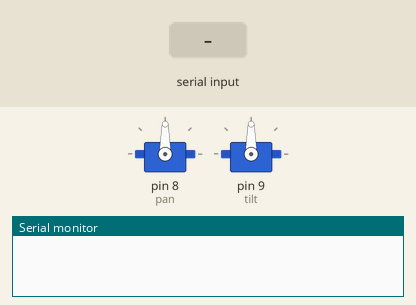
A sketch run on a simulated Arduino Uno, built with avr-gcc and run on an emulated ATmega328P. Shown: 2 × servo, the last lines printed to the serial monitor. The test bench sets the inputs (shaded band).

Above: at 1.2 s.
1.3 s: "d" received over Serial
At 1.76 s:
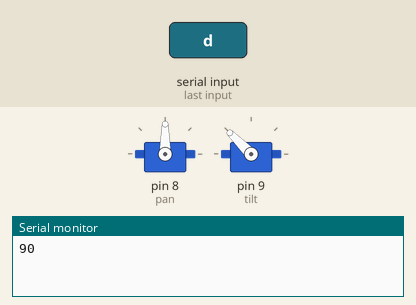
At 3.2 s:
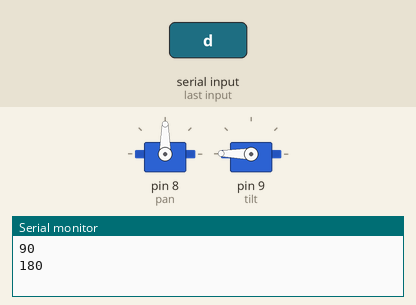
3.6 s: "l" received over Serial
At 5.0 s:
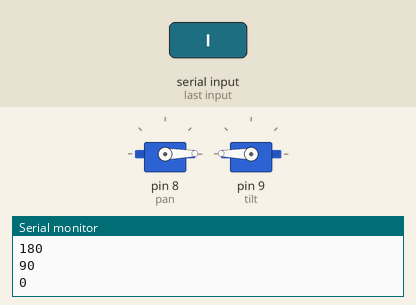
5.9 s: "u" received over Serial
8.3 s: "r" received over Serial
10.7 s: "u" received over Serial
At 11.6 s:
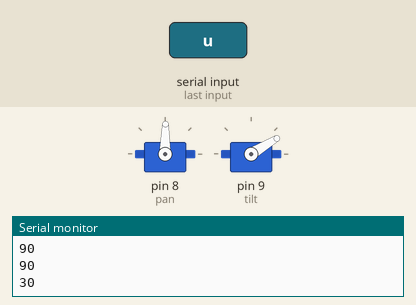
12.8 s: "l" received over Serial
Timing chart, 0 to 15.8 s (numbered marks = the images above; inputs shaded):
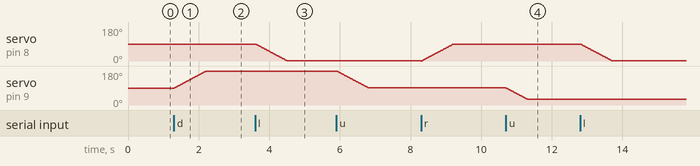

The sketch:

robotarm2.ino
```cpp
#include <Servo.h>

Servo pan;
Servo tilt;

char input = 0;
int pan_pos = 90;
int tilt_pos = 90;

void setup() {
  pan.attach(8);
  tilt.attach(9);
  pan.write(pan_pos);
  tilt.write(tilt_pos);

  Serial.begin(9600);
}

void loop() {
  if (Serial.available() > 0) {
    input = Serial.read();

    if (input == 'd') {
      Serial.println(tilt_pos);
      if (tilt_pos == 90) {
        for (tilt_pos; tilt_pos < 180; tilt_pos += 1) {
          tilt.write(tilt_pos);
          delay(10);
        }
      }
      else if (tilt_pos == 30) {
        for (tilt_pos; tilt_pos < 90; tilt_pos += 1) {
          tilt.write(tilt_pos);
          delay(10);
        }
      }
      Serial.println(tilt_pos);
    }

    else if (input == 'u') {
      Serial.println(tilt_pos);
      if (tilt_pos == 180) {
        for (tilt_pos; tilt_pos > 90; tilt_pos -= 1) {
          tilt.write(tilt_pos);
          delay(10);
        }
      }
      else if (tilt_pos == 90) {
        for (tilt_pos; tilt_pos > 30; tilt_pos -= 1) {
          tilt.write(tilt_pos);
          delay(10);
        }
      }
      Serial.println(tilt_pos);
    }

    else if (input == 'l') {
      Serial.println(pan_pos);
      if (pan_pos == 180) {
        for (pan_pos; pan_pos > 90; pan_pos -= 1) {
          pan.write(pan_pos);
          delay(10);
        }
      }
      else if (pan_pos == 90) {
        for (pan_pos; pan_pos > 0; pan_pos -= 1) {
          pan.write(pan_pos);
          delay(10);
        }
      }
      Serial.println(pan_pos);
    }

    else if (input == 'r') {
      Serial.println(pan_pos);
      if (pan_pos == 90) {
        for (pan_pos; pan_pos < 180; pan_pos += 1) {
          pan.write(pan_pos);
          delay(10);
        }
      }
      else if (pan_pos == 0) {
        for (pan_pos; pan_pos < 90; pan_pos += 1) {
          pan.write(pan_pos);
          delay(10);
        }
      }
      Serial.println(pan_pos);
    }

  }

}
```

Measured:
- after the input at 1.3 s, servo on pin 9 (tilt): moves from 90° to 179° over 0.89 s, starting at once
- after the input at 3.6 s, servo on pin 8 (pan): moves from 90° to 1° over 0.89 s, starting at once
- after the input at 10.7 s, servo on pin 9 (tilt): moves from 91° to 31° over 0.60 s, starting at once
